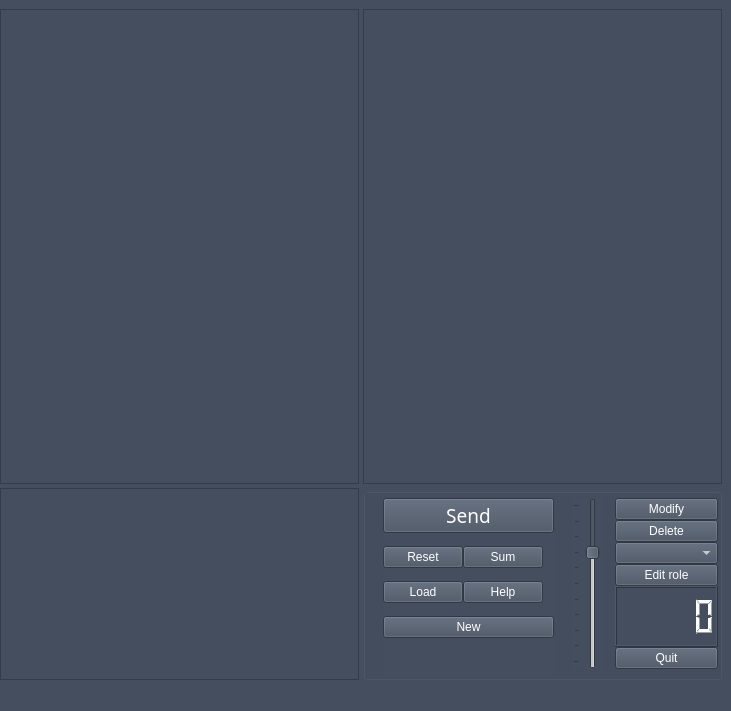
<?xml version="1.0" encoding="UTF-8"?>
<ui version="4.0">
 <class>main_window</class>
 <widget class="QMainWindow" name="main_window">
  <property name="geometry">
   <rect>
    <x>0</x>
    <y>0</y>
    <width>731</width>
    <height>711</height>
   </rect>
  </property>
  <property name="sizePolicy">
   <sizepolicy hsizetype="Preferred" vsizetype="Preferred">
    <horstretch>0</horstretch>
    <verstretch>0</verstretch>
   </sizepolicy>
  </property>
  <property name="windowTitle">
   <string>Verbose</string>
  </property>
  <property name="autoFillBackground">
   <bool>false</bool>
  </property>
  <property name="styleSheet">
   <string notr="true">background-color: #444e5e;
color: white;
font: 12pt &quot;Chilanka&quot;;
</string>
  </property>
  <widget class="QWidget" name="centralwidget">
   <property name="sizePolicy">
    <sizepolicy hsizetype="Preferred" vsizetype="Preferred">
     <horstretch>0</horstretch>
     <verstretch>0</verstretch>
    </sizepolicy>
   </property>
   <layout class="QGridLayout" name="gridLayout_2" rowstretch="1,0" columnstretch="0,0">
    <property name="leftMargin">
     <number>0</number>
    </property>
    <property name="spacing">
     <number>4</number>
    </property>
    <item row="1" column="0">
     <widget class="QPlainTextEdit" name="message_entry">
      <property name="toolTip">
       <string notr="true" comment="&lt;html&gt;&lt;head/&gt;&lt;body&gt;&lt;p&gt;Input field. Please describe your needs in detail and without ambiguity. For example: Open the image C098.tif, create a contrast profile at x=50, and display the image and profile on a matplotlib graph.&lt;/p&gt;&lt;/body&gt;&lt;/html&gt;" extracomment="&lt;html&gt;&lt;head/&gt;&lt;body&gt;&lt;p&gt;Input field. Please describe your needs in detail and without ambiguity. For example: Open the image C098.tif, create a contrast profile at x=50, and display the image and profile on a matplotlib graph.&lt;/p&gt;&lt;/body&gt;&lt;/html&gt;">&lt;html&gt;&lt;head/&gt;&lt;body&gt;&lt;p&gt;Input field. Please describe your needs in detail and without ambiguity. For example: Open the image C098.tif, create a contrast profile at x=50, and display the image and profile on a matplotlib graph.&lt;/p&gt;&lt;/body&gt;&lt;/html&gt;</string>
      </property>
      <property name="toolTipDuration">
       <number>-1</number>
      </property>
      <property name="whatsThis">
       <string/>
      </property>
     </widget>
    </item>
    <item row="1" column="1">
     <widget class="QGroupBox" name="groupBox_3">
      <property name="title">
       <string/>
      </property>
      <widget class="QWidget" name="formLayoutWidget">
       <property name="geometry">
        <rect>
         <x>20</x>
         <y>10</y>
         <width>171</width>
         <height>180</height>
        </rect>
       </property>
       <layout class="QFormLayout" name="formLayout">
        <property name="fieldGrowthPolicy">
         <enum>QFormLayout::ExpandingFieldsGrow</enum>
        </property>
        <property name="rowWrapPolicy">
         <enum>QFormLayout::DontWrapRows</enum>
        </property>
        <property name="horizontalSpacing">
         <number>0</number>
        </property>
        <property name="verticalSpacing">
         <number>13</number>
        </property>
        <property name="bottomMargin">
         <number>0</number>
        </property>
        <item row="1" column="0">
         <widget class="QPushButton" name="reset">
          <property name="text">
           <string>Reset</string>
          </property>
         </widget>
        </item>
        <item row="2" column="0">
         <widget class="QPushButton" name="load">
          <property name="toolTip">
           <string notr="true">&lt;html&gt;&lt;head/&gt;&lt;body&gt;&lt;p&gt;Load Jupyter book&lt;/p&gt;&lt;/body&gt;&lt;/html&gt;</string>
          </property>
          <property name="text">
           <string>Load</string>
          </property>
         </widget>
        </item>
        <item row="2" column="1">
         <widget class="QPushButton" name="help">
          <property name="text">
           <string>Help</string>
          </property>
         </widget>
        </item>
        <item row="1" column="1">
         <widget class="QPushButton" name="restore">
          <property name="sizePolicy">
           <sizepolicy hsizetype="Minimum" vsizetype="Fixed">
            <horstretch>0</horstretch>
            <verstretch>0</verstretch>
           </sizepolicy>
          </property>
          <property name="toolTip">
           <string notr="true">&lt;html&gt;&lt;head/&gt;&lt;body&gt;&lt;p&gt;Summarize. The Jupyter page is sent to the language model, and the functions present are summarized. This is necessary when the number of words is too large.&lt;/p&gt;&lt;/body&gt;&lt;/html&gt;</string>
          </property>
          <property name="text">
           <string>Sum</string>
          </property>
         </widget>
        </item>
        <item row="3" column="0" colspan="2">
         <widget class="QPushButton" name="new_2">
          <property name="text">
           <string>New</string>
          </property>
         </widget>
        </item>
        <item row="0" column="0" colspan="2">
         <widget class="QPushButton" name="send_button">
          <property name="font">
           <font>
            <family>Chilanka</family>
            <pointsize>14</pointsize>
            <weight>50</weight>
            <italic>false</italic>
            <bold>false</bold>
           </font>
          </property>
          <property name="styleSheet">
           <string notr="true">font: 14pt &quot;Chilanka&quot;;</string>
          </property>
          <property name="text">
           <string>Send</string>
          </property>
         </widget>
        </item>
       </layout>
      </widget>
      <widget class="QWidget" name="gridLayoutWidget">
       <property name="geometry">
        <rect>
         <x>252</x>
         <y>10</y>
         <width>103</width>
         <height>171</height>
        </rect>
       </property>
       <layout class="QGridLayout" name="gridLayout" rowstretch="0,0,0,0,0,0,0">
        <property name="horizontalSpacing">
         <number>1</number>
        </property>
        <property name="verticalSpacing">
         <number>0</number>
        </property>
        <item row="0" column="0">
         <widget class="QPushButton" name="modify_button">
          <property name="styleSheet">
           <string notr="true"/>
          </property>
          <property name="text">
           <string>Modify</string>
          </property>
         </widget>
        </item>
        <item row="2" column="0">
         <widget class="QComboBox" name="role"/>
        </item>
        <item row="6" column="0">
         <widget class="QPushButton" name="quit">
          <property name="text">
           <string>Quit</string>
          </property>
         </widget>
        </item>
        <item row="4" column="0">
         <widget class="QLCDNumber" name="tokens">
          <property name="toolTip">
           <string notr="true">&lt;html&gt;&lt;head/&gt;&lt;body&gt;&lt;p&gt;Number of tokens. The number represents the number of tokens sent to the language model. The gpt-3.5 model is limited to 4000 tokens. If this number is exceeded, the sent prompt will be truncated, so it's better to summarize the text using the Sum button.&lt;/p&gt;&lt;/body&gt;&lt;/html&gt;</string>
          </property>
          <property name="value" stdset="0">
           <double>0.000000000000000</double>
          </property>
         </widget>
        </item>
        <item row="1" column="0">
         <widget class="QPushButton" name="delete_button">
          <property name="text">
           <string>Delete</string>
          </property>
         </widget>
        </item>
        <item row="3" column="0">
         <widget class="QPushButton" name="edit_role">
          <property name="text">
           <string>Edit role</string>
          </property>
         </widget>
        </item>
       </layout>
      </widget>
      <widget class="QSlider" name="slider">
       <property name="geometry">
        <rect>
         <x>210</x>
         <y>10</y>
         <width>31</width>
         <height>171</height>
        </rect>
       </property>
       <property name="mouseTracking">
        <bool>false</bool>
       </property>
       <property name="toolTip">
        <string extracomment="Change the temperature of AI"/>
       </property>
       <property name="styleSheet">
        <string notr="true">color: rgb(190, 187, 207);
selection-background-color: rgb(173, 173, 173);
</string>
       </property>
       <property name="maximum">
        <number>10</number>
       </property>
       <property name="singleStep">
        <number>1</number>
       </property>
       <property name="value">
        <number>7</number>
       </property>
       <property name="orientation">
        <enum>Qt::Vertical</enum>
       </property>
       <property name="tickPosition">
        <enum>QSlider::TicksAbove</enum>
       </property>
       <property name="tickInterval">
        <number>1</number>
       </property>
      </widget>
     </widget>
    </item>
    <item row="0" column="1">
     <widget class="QListView" name="tree">
      <property name="toolTip">
       <string notr="true">&lt;html&gt;&lt;head/&gt;&lt;body&gt;&lt;p&gt;Role tree. This space represents the prompts sent to the language model. The first prompt, named &amp;quot;system,&amp;quot; corresponds to the assigned role. Then, you should have an alternating pattern of &amp;quot;user&amp;quot; and &amp;quot;assistant.&amp;quot;&lt;/p&gt;&lt;/body&gt;&lt;/html&gt;</string>
      </property>
     </widget>
    </item>
    <item row="0" column="0">
     <widget class="QPlainTextEdit" name="chat_area">
      <property name="toolTip">
       <string notr="true">&lt;html&gt;&lt;head/&gt;&lt;body&gt;&lt;p&gt;Chat area. Here are written the language model's responses as well as other system information.&lt;/p&gt;&lt;/body&gt;&lt;/html&gt;</string>
      </property>
      <property name="readOnly">
       <bool>true</bool>
      </property>
     </widget>
    </item>
   </layout>
  </widget>
  <widget class="QStatusBar" name="statusbar"/>
 </widget>
 <resources/>
 <connections/>
 <slots>
  <slot>on_send_button_clicked()</slot>
 </slots>
</ui>
